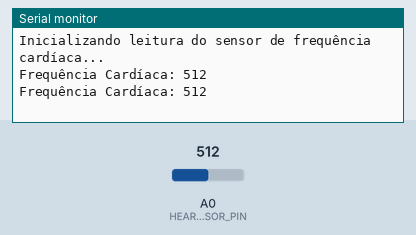
Recording of a sketch running on a simulated Arduino Uno, built with avr-gcc and run on an emulated ATmega328P. Parts: the last lines printed to the serial monitor. The inputs (shaded band) are chosen by the test bench; at power-on: A0 (HEART_RATE_SENSOR_PIN) = 512.

Above: at 1.8 s.
1.9 s: A0 (HEART_RATE_SENSOR_PIN) set to 716
At 2.8 s:
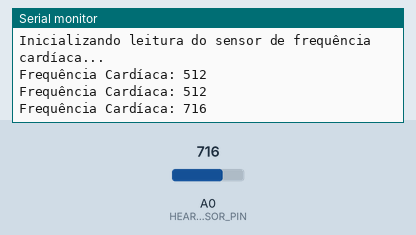
3.4 s: A0 (HEART_RATE_SENSOR_PIN) set to 900
At 4.7 s:
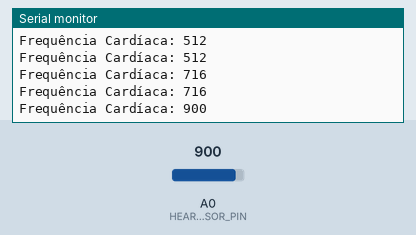
Timing chart, 0 to 6.4 s (numbered marks = the images above; inputs shaded):
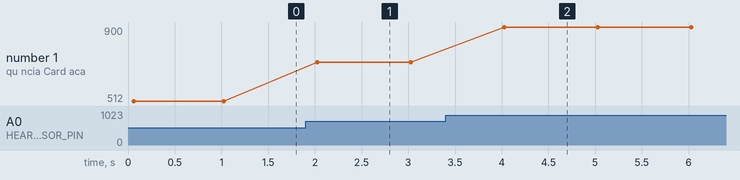

Measured:
- after the input at 1.9 s, the serial monitor: prints a new line after 0.13 s (image 1)
- after the input at 3.4 s, the serial monitor: prints a new line after 0.63 s (image 2)
- plotted number 1: 512 → 716 after the input at 1.9 s, 716 → 900 after the input at 3.4 s

The sketch:

sensor.ino
```cpp
#define HEART_RATE_SENSOR_PIN A0

void setup() {
  Serial.begin(9600); // Inicializa a comunicação serial a 9600 baud
  Serial.println("Inicializando leitura do sensor de frequência cardíaca...");
  pinMode(HEART_RATE_SENSOR_PIN, INPUT);
}

void loop() {
  int heartRate = analogRead(HEART_RATE_SENSOR_PIN); // Lê o valor do sensor
  Serial.print("Frequência Cardíaca: ");
  Serial.println(heartRate); // Imprime o valor lido no Monitor Serial
  delay(1000); // Espera 1 segundo antes de ler novamente
}
```
